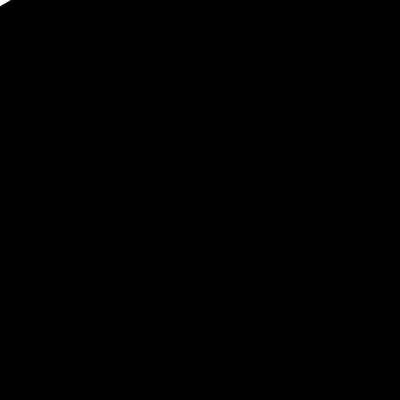
Frame 1 (no input)
Frame 60 (the mouse pressed at the canvas centre just before this capture): identical to frame 1, image omitted
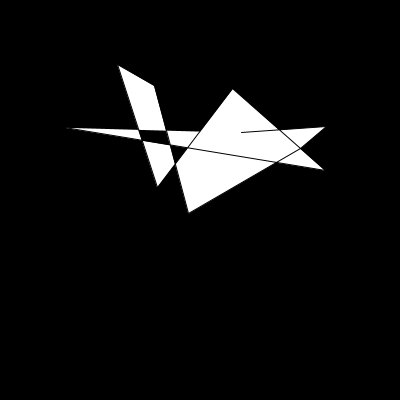
Frame 120 (the mouse held since frame 60 and released just before this capture)

The Processing sketch that drew these frames (run headless with seeded random() and noise(); from frame 60 on, the mouse is pressed at the canvas centre):

// Processing sketch: motion_1D_a_forme_build_display
// ── motion_1D_a_forme_build_display.pde
void setup() {
  size(400,400) ;
  background(0);
  fill(255);
  forme_build();
}


void draw() {
  background(0) ;
  Vec2 pos_forme = Vec2(mouseX,mouseY) ;
  int radius = 140 ;
  forme_display(pos_forme, radius);
}  
// ── Z_Vec.pde
// CLASS VEC 1.1.0
///////////////////
/**
inspireted by GLSL code and PVector from Daniel Shiffman
https://github.com/StanLepunK/Vec
*/


/**
// VEC 2
////////////////
*/
class Vec2 {
  float ref_x, ref_y = 0 ;
  float x,y = 0;
  float s,t = 0;
  float u,v = 0;
  
  Vec2() {}
  
  Vec2(float value) {
    this.ref_x = this.ref_y = this.x = this.y = this.s = this.t = this.u = this.v = value ;
  }
  
  Vec2(float x, float y) {
    this.ref_x = this.x = this.s = this.u = x ;
    this.ref_y = this.y = this.t = this.v = y ;
  }
  
  // random generator for the Vec
  Vec2(String key_random, int r1) {
    if(key_random.equals("RANDOM")) {
    this.ref_x = this.x = this.s = this.u = random(-r1,r1) ;
    this.ref_y = this.y = this.t = this.v = random(-r1,r1) ;
    } else if(key_random.equals("RANDOM ZERO")) {
    this.ref_x = this.x = this.s = this.u = random(0,r1) ;
    this.ref_y = this.y = this.t = this.v = random(0,r1) ;
    } else {
      this.ref_x = this.ref_y = this.x = this.y = this.s = this.t = this.u = this.v = 0 ;
      println("the key word for the random is not available use the String 'RANDOM' or 'RANDOM ZERO' ") ;
    }
  }
  
  Vec2(String key_random, int r1, int r2) {
    if(key_random.equals("RANDOM")) {
    this.ref_x = this.x = this.s = this.u = random(-r1,r1) ;
    this.ref_y = this.y = this.t = this.v = random(-r2,r2) ;
    } else if(key_random.equals("RANDOM ZERO")) {
    this.ref_x = this.x = this.s = this.u = random(0,r1) ;
    this.ref_y = this.y = this.t = this.v = random(0,r2) ;
    } else {
      this.ref_x = this.ref_y = this.x = this.y = this.s = this.t = this.u = this.v = 0 ;
      println("the key word for the random is not available use the String 'RANDOM' or 'RANDOM ZERO' ") ;
    }
  }

  // Set Vector
   /**
   * Sets components of the vector using two or three separate
   * variables, the data from a Vec, or the values from a float array.
   */
  public Vec2 set(float x, float y) {
    this.x = x ;
    this.s = x ;
    this.u = x ;

    this.y = y ;
    this.t = y ;
    this.v = y ;
    return this;
  }


  /**
   * @param v any variable of type Vec
   */
  public Vec2 set(Vec2 value) {
    x = value.x ;
    s = value.x ;
    u = value.x ;

    y = value.y ;
    t = value.y ;
    v = value.y ;
    return this;
  }


  /**
   * Set the x, y (and maybe z) coordinates using a float[] array as the source.
   * @param source array to copy from
   */
  public Vec2 set(float[] source) {
    x = source[0];
    s = source[0];
    u = source[0];

    y = source[1];
    t = source[1];
    v = source[1];
    return this;
  }

  
  
  
  
  
  
  
  
  
  // multiplication
  /* multiply Vector by a same float value */
  Vec2 mult(float mult) {
    x *= mult ; 
    y *= mult ;

    set(x,y) ;
    return new Vec2(x,y);
  }
  
  /* multiply Vector by different float value */
  Vec2 mult(float mult_x, float mult_y) {
    x *= mult_x ; 
    y *= mult_y ;

    set(x,y) ;
    return new Vec2(x,y);
  }
  
  // mult by vector
  Vec2 mult(Vec2 v_a) {
    x *= v_a.x ; 
    y *= v_a.y ; 

    set(x,y) ;
    return new Vec2(x,y);
  }
  
  
    // division
  ///////////
  /*
  divide Vector by a float value */
  Vec2 div(float div) {
    x /= div ; y /= div ; 
    
    set(x,y) ;
    return new Vec2(x,y);
    
  }
  
  // divide by vector
  Vec2 div(Vec2 v_a) {
    x /= v_a.x ; y /= v_a.y ;  
    
    set(x,y) ;
    return new Vec2(x,y);
  }
  
  
  /* Addition
  @return Vec2
  */
  /* add float value */
  Vec2 add(float value) {
    x += value ;
    y += value ;
    
    set(x,y) ;
    return new Vec2(x,y);
  }

  Vec2 add(float value_a, float value_b) {
    x += value_a ;
    y += value_b ;
    
    set(x,y) ;
    return new Vec2(x,y);
  }
  /* add Vector */
  Vec2 add(Vec2 v_a) {
    x += v_a.x ;
    y += v_a.y ;
    
    set(x,y) ;
    return new Vec2(x,y);
  }
  /* add two Vector together */
  Vec2 add(Vec2 v_a, Vec2 v_b) {
    x = v_a.x + v_b.x ;
    y = v_a.y + v_b.y ;
    
    set(x,y) ;
    return new Vec2(x,y);
  }


  // substraction
    /* add float value */
  Vec2 sub(float value) {
    x -= value ;
    y -= value ;
    
    set(x,y) ;
    return new Vec2(x,y);
  }
  Vec2 sub(float value_a,float value_b) {
    x -= value_a ;
    y -= value_b ;
    
    set(x,y) ;
    return new Vec2(x,y);
  }
  /* add one Vector */
  Vec2 sub(Vec2 v_a) {
    x -= v_a.x ;
    y -= v_a.y ;
    
    set(x,y) ;
    return new Vec2(x,y);
  }
  
  /* add two Vector together */
  Vec2 sub(Vec2 v_a, Vec2 v_b) {
    x = v_a.x - v_b.x ;
    y = v_a.y - v_b.y ;
    
    set(x,y) ;
    return new Vec2(x,y);
  }


    // dot
  public float dot(Vec2 v) {
    return x*v.x + y*v.y;
  }
  public float dot(float x, float y) {
    return this.x*x + this.y*y ;
  }

  
  
  //direction of vector
  //return mapping vector
  // @return Vec2
  Vec2 dir() {
    return dir(Vec2(0)) ;
  }
  Vec2 dir(float a_x, float a_y) {
    return dir(Vec2(a_x,a_y)) ;
  }
  Vec2 dir(Vec2 origin) {
    float dist = dist(origin) ;
    sub(origin) ;
    div(dist) ;

    set(x,y) ;
    return new Vec2(x,y);
  }


  // tangent Vector
  Vec2 tan() {
    return tan(Vec2(x,y)) ;
  }
  Vec2 tan(float a_x, float a_y) {
    return tan(Vec2(a_x,a_y)) ;
  }

  Vec2 tan(Vec2 target) {
    float mag = mag() ;
    target.div(mag) ;
    x = -target.y ;
    y = target.x ;

    set(x,y) ;
    return new Vec2(x,y) ;
  }
  


    // find the min and the max value in the vector list
  // @ float
  float max_vec() {
    float [] list = { x, y} ;
    return max(list) ;
  }
  float min_vec() {
    float [] list = { x, y} ;
    return min(list) ;
  }
  /* normalize
  return mapping vector
  @return Vec2
  */
  Vec2 normalize(Vec2 min, Vec2 max) {
    x = map(x, min.x, max.x, 0, 1) ;
    y = map(y, min.y, max.y, 0, 1) ;
    
    set(x,y) ;
    return new Vec2(x,y) ;
  }
  
  Vec2 normalize(Vec2 max) {
    x = map(x, 0, max.x, 0, 1) ;
    y = map(y, 0, max.y, 0, 1) ;
    
    set(x,y) ;
    return new Vec2(x,y) ;
  }
  /* mapping
  return mapping vector
  @return Vec2
  */
  Vec2 mapVec(float minIn, float maxIn, float minOut, float maxOut) {
    x = map(x,minIn, maxIn, minOut, maxOut) ;
    y = map(y,minIn, maxIn, minOut, maxOut) ;
    
    set(x,y) ;
    return new Vec2(x,y) ;
  }
  
  /* magnitude or length of Vec2
  @ return float
  */
  /////////////////////
  float mag() {
    x *= x ;
    y *= y ; 
    return sqrt(x+y) ;
  }

  float mag(Vec2 v_target) {
    float new_x = (v_target.x -x) *(v_target.x -x) ;
    float new_y = (v_target.y -y) *(v_target.y -y) ;
    return sqrt(new_x +new_y) ;
  }
  
  
  // Distance
  ////////////
  /*
  @ return float
  distance between himself and an other vector
  */
  float dist(Vec2 v_target) {
    float dx = x - v_target.x;
    float dy = y - v_target.y;
    return (float) Math.sqrt(dx*dx + dy*dy);
  }
  
  
  // Jitter
  ////////////
  /* create jitter effect around the vector position */
  /* with global range */
  Vec2 jitter(int range) {
    x = ref_x ;
    y = ref_y ;
    x += random(-range, range) ;
    y += random(-range, range) ;
    
    set(x,y) ;
    return new Vec2(x,y) ;
  }
  /* with specific range */
  Vec2 jitter(int range_x,int range_y) {
    x = ref_x ;
    y = ref_y ;
    x += random(-range_x, range_x) ;
    y += random(-range_y, range_y) ;
    
    set(x,y) ;
    return new Vec2(x,y) ;
  }
  
  
  // Circular motion
  //////////////////
  /* create a circular motion effect */
  Vec2 circular(int diam, int speed) {
    /* may be change by 
    float new_speed = speed *.01 ;
    */
    float new_speed = speed /100. ; 
    x = ref_x ;
    y = ref_y ;
    float m_x = sin(frameCount *new_speed) ;
    float m_y = cos(frameCount *new_speed) ;
    m_x *= diam ;
    m_y *= diam ;
    
    return new Vec2(x +m_x, y +m_y) ;
  }
  
  // compare
  boolean compare(Vec2 target) {
    if(target != null ) {
      if((x == target.x) && (y == target.y)) {
              return true ; 
      } else return false ;
    } else return false ;
  }
    boolean compare(float target) {
    if((x == target) && (y == target)) 
    return true ; 
    else return false ;
  }
  
  boolean compare(float t_x,float t_y) {
    if((x == t_x) && (y == t_y)) 
    return true ; 
    else return false ;
  }
  
  
  
  /*catch info
  /////////////
  return all the component of Vec
  @return Vec2
  */
  Vec2 copy() {
    return new Vec2(x,y) ;
  }
  /*
  return all the component of Vec in type PVector
  @return PVector
  */
  PVector copy_PVector() {
    return new PVector(x,y) ;
  }


  // print info
  @ Override String toString() {
    return "[ " + x + ", " + y + " ]";
  }
}
// END VEC 2
////////////






/**
// VEC 3
////////////////
*/
class Vec3 {
  float ref_x, ref_y, ref_z = 0 ;
  float x,y,z  = 0 ;
  float r, g, b = 0 ;
  float s, t, p = 0 ;
  
  
  
  
  // CONSTRUCTOR
  Vec3() {}
  
  Vec3(float value) {
    this.ref_x = this.ref_y = this.ref_z = this.x = this.y = this.z  = this.r = this.g = this.b =this.s = this.t = this.p = value ;
  }
  
  Vec3(float x, float y, float z) {
    this.ref_x = this.x = this.r =this.s = x ;
    this.ref_y = this.y = this.g =this.t = y ;
    this.ref_z = this.z = this.b = this.p =z ;
  }
  
  
  // random generator for the Vec
  Vec3(String key_random, int r1) {
    if(key_random.equals("RANDOM")) {
    this.ref_x = this.x = this.r =this.s = random(-r1,r1) ;
    this.ref_y = this.y = this.g =this.t = random(-r1,r1) ;
    this.ref_z = this.z = this.b = this.p = random(-r1,r1) ;
    } else if(key_random.equals("RANDOM ZERO")) {
    this.ref_x = this.x = this.r =this.s = random(0,r1) ;
    this.ref_y = this.y = this.g =this.t = random(0,r1) ;
    this.ref_z = this.z = this.b = this.p = random(0,r1) ;
    } else {
      this.ref_x = this.ref_y = this.ref_z = this.x = this.y = this.z  = this.r = this.g = this.b =this.s = this.t = this.p = 0 ;
      println("the key word for the random is not available use the String 'RANDOM' or 'RANDOM ZERO' ") ;
    }
  }
  
  Vec3(String key_random, int r1, int r2, int r3) {
    if(key_random.equals("RANDOM")) {
    this.ref_x = this.x = this.r =this.s = random(-r1,r1) ;
    this.ref_y = this.y = this.g =this.t = random(-r2,r2) ;
    this.ref_z = this.z = this.b = this.p = random(-r3,r3) ;
    } else {
      this.ref_x = this.ref_y = this.ref_z = this.x = this.y = this.z  = this.r = this.g = this.b =this.s = this.t = this.p = 0 ;
      println("the key word for the random is not available use the String 'RANDOM' or 'RANDOM ZERO' ") ;
    }
  }



    // Set Vector
   /**
   * Sets components of the vector using two or three separate
   * variables, the data from a Vec, or the values from a float array.
   */
  public Vec3 set(float x, float y, float z) {
    this.x = x ;
    r = x ;
    s = x ;
    this.y = y;
    g = y;
    t = y ;
    this.z = z;
    b = z;
    p = z ;
    return this;
  }


  /**
   * @param v any variable of type Vec
   */
  public Vec3 set(Vec3 value) {
    x = value.x ;
    r = value.x ;
    s = value.x ;

    y = value.y ;
    g = value.y ;
    t = value.y ;

    z = value.z ;
    b = value.z ;
    p = value.z ;
    return this;
  }


  /**
   * Set the x, y (and maybe z) coordinates using a float[] array as the source.
   * @param source array to copy from
   */
  public Vec3 set(float[] source) {
    x = source[0] ;
    r = source[0] ;
    s = source[0] ;

    y = source[1] ;
    g = source[1] ;
    t = source[1] ;

    z = source[2] ;
    b = source[2] ;
    p = source[2] ;
    return this;
  }
  
  
  
  
  
  
  
  
  
  
  
  // METHOD
  //////////////////////
  // multiplication
  /* multiply Vector by a same float value */
  Vec3 mult(float mult) {
    x *= mult ; y *= mult ; z *= mult ;
    
    set(x,y,z) ;
    return new Vec3(x,y,z) ;
  }
  
  /* multiply Vector by a different float value */
  Vec3 mult(float mult_x, float mult_y, float mult_z) {
    x *= mult_x ; y *= mult_y ; z *= mult_z ;
    
    set(x,y,z) ;
    return new Vec3(x,y,z) ;
  }
  
  // mult by vector
  Vec3 mult(Vec3 v_a) {
    x *= v_a.x ; y *= v_a.y ; z *= v_a.z ; 
    
    set(x,y,z) ;
    return new Vec3(x,y,z) ;
  }
  
  
  
  // division
  ///////////
  /*
  @ return Vec
  divide Vector by a float value */
  Vec3 div(float div) {
    x /= div ; y /= div ; z /= div ;
    
    set(x,y,z) ;
    return new Vec3(x,y,z) ;
  }
  
  // divide by vector
  Vec3 div(Vec3 v_a) {
    x /= v_a.x ; y /= v_a.y ; z /= v_a.z ; 
    
    set(x,y,z) ;
    return new Vec3(x,y,z) ;
  }
  
  
  
  // addition
    /* add float value */
  Vec3 add(float value) {
    x += value ;
    y += value ;
    z += value ;
    
    set(x,y,z) ;
    return new Vec3(x,y,z) ;
  }
  Vec3 add(float value_a,float value_b,float value_c) {
    x += value_a ;
    y += value_b ;
    z += value_c ;
    
    set(x,y,z) ;
    return new Vec3(x,y,z) ;
  }
  /* add one Vector */
  Vec3 add(Vec3 v_a) {
    x += v_a.x ;
    y += v_a.y ;
    z += v_a.z ;
    
    set(x,y,z) ;
    return new Vec3(x,y,z) ;
  }
  
  /* add two Vector together */
  Vec3 add(Vec3 v_a, Vec3 v_b) {
    x = v_a.x + v_b.x ;
    y = v_a.y + v_b.y ;
    z = v_a.z + v_b.z ;

    set(x,y,z) ;
    return new Vec3(x,y,z) ;
  }



  // substraction
    /* add float value */
  Vec3 sub(float value) {
    x -= value ;
    y -= value ;
    z -= value ;
    
    set(x,y,z) ;
    return new Vec3(x,y,z) ;
  }
  Vec3 sub(float value_a,float value_b,float value_c) {
    x -= value_a ;
    y -= value_b ;
    z -= value_c ;

    set(x,y,z) ;
    return new Vec3(x,y,z) ;
  }
  /* add one Vector */
  Vec3 sub(Vec3 v_a) {
    x -= v_a.x ;
    y -= v_a.y ;
    z -= v_a.z ;

    set(x,y,z) ;
    return new Vec3(x,y,z) ;
  }
  
  /* add two Vector together */
  Vec3 sub(Vec3 v_a, Vec3 v_b) {
    x = v_a.x - v_b.x ;
    y = v_a.y - v_b.y ;
    z = v_a.z - v_b.z ;

    set(x,y,z) ;
    return new Vec3(x,y,z) ;
  }


  // dot
  public float dot(Vec3 v) {
    return x*v.x + y*v.y + z*v.z;
  }
  public float dot(float x, float y, float z) {
    return this.x*x + this.y*y + this.z*z;
  }

  // CROSS
  /////////
  Vec3 cross(Vec3 v) {
    return cross(v, null);
  }
  Vec3 cross(float x, float y, float z) {
    Vec3 v = Vec3(x,y,z) ;
    return cross(v, null);
  }

  Vec3 cross(Vec3 v, Vec3 target) {
    float crossX = y*v.z - v.y*z;
    float crossY = z*v.x - v.z*x;
    float crossZ = x*v.y - v.x*y;

    if (target == null) {
      target = Vec3(crossX, crossY, crossZ);
    } else {
      target.set(crossX, crossY, crossZ);
    }
    return target;
  }
  


  // direction cartesian
  Vec3 dir() {
    return dir(Vec3(0)) ;
  }
  Vec3 dir(float a_x, float a_y, float a_z) {
    return dir(Vec3(a_x,a_y,a_z)) ;
  }
  Vec3 dir(Vec3 origin) {
    float dist = dist(origin) ;
    sub(origin) ;
    div(dist) ;

    set(x,y,z) ;
    return new Vec3(x,y,z) ;
  }
  
  

  // tangent Vector
  // to find the tangent you need to associate an other vector of your dir vector to create a reference plane.
  Vec3 tan(float float_to_make_plane_ref_x, float float_to_make_plane_ref_y, float float_to_make_plane_ref_z) {
    return tan(Vec3(float_to_make_plane_ref_x, float_to_make_plane_ref_y, float_to_make_plane_ref_z)) ;
  }

  Vec3 tan(Vec3 vector_to_make_plane_ref) {
    Vec3 tangent = cross(vector_to_make_plane_ref) ;
    return tangent ;
  }
  


  // find the min and the max value in the vector list
  // @ float
  float max_vec() {
    float [] list = { x, y, z } ;
    return max(list) ;
  }
  float min_vec() {
    float [] list = { x, y, z } ;
    return min(list) ;
  }






  /*
  normalization
  return mapping vector
  @return Vec3
  */
  Vec3 normalize(Vec3 min, Vec3 max) {
    x = map(x, min.x, max.x, 0, 1) ;
    y = map(y, min.y, max.y, 0, 1) ;
    z = map(z, min.z, max.z, 0, 1) ;
    
    set(x,y,z) ;
    return new Vec3(x,y,z) ;
  }
  
  Vec3 normalize(Vec3 max) {
    x = map(x, 0, max.x, 0, 1) ;
    y = map(y, 0, max.y, 0, 1) ;
    z = map(z, 0, max.z, 0, 1) ;

    set(x,y,z) ;
    return new Vec3(x,y,z) ;
  }
  /*
  mapping
  return mapping vector
  @return Vec3
  */
  Vec3 mapVec(float minIn, float maxIn, float minOut, float maxOut) {
    x = map(x, minIn, maxIn, minOut, maxOut) ;
    y = map(y, minIn, maxIn, minOut, maxOut) ;
    z = map(z, minIn, maxIn, minOut, maxOut) ;

    set(x,y,z) ;
    return new Vec3(x,y,z) ;
  }
  
  
  
  // Magnitude
  ////////////
  /* Magnitude or length of Vec3
  @ return float
  */
  /////////////////////
  float mag() {
    x *= x ;
    y *= y ; 
    z *= z ;
    return sqrt(x+y+z) ;
  }

  float mag(Vec3 v_target) {
    float new_x = (v_target.x -x) *(v_target.x -x) ;
    float new_y = (v_target.y -y) *(v_target.y -y) ;
    float new_z = (v_target.z -z) *(v_target.z -z) ;
    return sqrt(new_x +new_y +new_z) ;
  }
  
  // Distance
  ////////////
  /*
  @ return float
  distance himself and an other vector
  */
  float dist(Vec3 v_target) {
    float dx = x - v_target.x;
    float dy = y - v_target.y;
    float dz = z - v_target.z;
    return (float) Math.sqrt(dx*dx + dy*dy + dz*dz);
  }
  
  // Jitter
  ////////////
  /* create jitter effect around the vector position */
  /* with global range */
  Vec3 jitter(int range) {
    x = ref_x ;
    y = ref_y ;
    z = ref_z ;
    x += random(-range, range) ;
    y += random(-range, range) ;
    z += random(-range, range) ;

    set(x,y,z) ;
    return new Vec3(x,y,z) ;
  }
  /* with specific range */
  Vec3 jitter(int range_x,int range_y,int range_z) {
    x = ref_x ;
    y = ref_y ;
    z = ref_z ;
    x += random(-range_x, range_x) ;
    y += random(-range_y, range_y) ;
    z += random(-range_z, range_z) ;

    set(x,y,z) ;
    return new Vec3(x,y,z) ;
  }
  
  
  // compare
  boolean compare(Vec3 target) {
    if(target != null ) {
      if((x == target.x) && (y == target.y) && (z == target.z)) {
              return true ; 
      } else return false ;
    } else return false ;
  }
  
  boolean compare(float target) {
    if((x == target) && (y == target) && (z == target)) 
    return true ; 
    else return false ;
  }
  
  boolean compare(float t_x,float t_y,float t_z) {
    if((x == t_x) && (y == t_y) && (z == t_z)) 
    return true ; 
    else return false ;
  }
  


  
  
  // catch info
  /////////////
  /*
  return all the component of Vec
  @return Vec3
  */
  Vec3 copy() {
    return new Vec3(x,y,z) ;
  }
  /*
  return all the component of Vec in type PVector
  @return PVector
  */
  PVector copy_PVector() {
    return new PVector(x,y,z) ;
  }

  // print info
  @ Override String toString() {
    return "[ " + x + ", " + y + ", " + z + " ]";
  }
  
  
}
// END VEC 3
////////////





/**
// VEC 4
////////
*/
class Vec4 {
  float ref_x, ref_y, ref_z, ref_w = 0 ;
  float x,y,z,w = 0 ;
  float r, g, b, a = 0 ;
  float s, t, p, q = 0 ;
  
  Vec4 () {}
  
  Vec4(float value) {
    this.ref_x = this.ref_y = this.ref_z = this.ref_w = this.x = this.y = this.z = this.w = this.r = this.g = this.b = this.a =this.s = this.t = this.p = this.q = value ;
  }
  
  Vec4(float x, float y, float z, float w) {
    this.ref_x = this.x = this.r = this.s = x ;
    this.ref_y = this.y = this.g = this.t =y ;
    this.ref_z = this.z = this.b = this.p =z ;
    this.ref_w = this.w = this.a = this.q = w ;
  }
  
  // random generator for the Vec
  Vec4(String key_random, int r1) {
    if(key_random.equals("RANDOM")) {
    this.ref_x = this.x = this.r =this.s = random(-r1,r1) ;
    this.ref_y = this.y = this.g =this.t = random(-r1,r1) ;
    this.ref_z = this.z = this.b = this.p = random(-r1,r1) ;
    this.ref_w = this.w = this.a = this.q = random(-r1,r1) ;
    } else if(key_random.equals("RANDOM ZERO")) {
    this.ref_x = this.x = this.r =this.s = random(0,r1) ;
    this.ref_y = this.y = this.g =this.t = random(0,r1) ;
    this.ref_z = this.z = this.b = this.p = random(0,r1) ;
    this.ref_w = this.w = this.a = this.q = random(0,r1) ;
    } else {
      this.ref_x = this.ref_y = this.ref_z = this.ref_w = this.x = this.y = this.z = this.w = this.r = this.g = this.b = this.a =this.s = this.t = this.p = this.q = 0 ;
      println("the key word for the random is not available use the String 'RANDOM' or 'RANDOM ZERO' ") ;
    }
  }
  
  Vec4(String key_random, int r1, int r2, int r3, int r4) {
    if(key_random.equals("RANDOM")) {
    this.ref_x = this.x = this.r =this.s = random(-r1,r1) ;
    this.ref_y = this.y = this.g =this.t = random(-r2,r2) ;
    this.ref_z = this.z = this.b = this.p = random(-r3,r3) ;
    this.ref_w = this.w = this.a = this.q = random(-r4,r4) ;
    } else if(key_random.equals("RANDOM")) {
    this.ref_x = this.x = this.r =this.s = random(0,r1) ;
    this.ref_y = this.y = this.g =this.t = random(0,r2) ;
    this.ref_z = this.z = this.b = this.p = random(0,r3) ;
    this.ref_w = this.w = this.a = this.q = random(0,r4) ;
    } else {
      this.ref_x = this.ref_y = this.ref_z = this.ref_w = this.x = this.y = this.z = this.w = this.r = this.g = this.b = this.a =this.s = this.t = this.p = this.q = 0 ;
      println("the key word for the random is not available use the String 'RANDOM' or 'RANDOM ZERO' ") ;
    }
  }
  
  // Set Vector
   /**
   * Sets components of the vector using two or three separate
   * variables, the data from a Vec, or the values from a float array.
   */
  public Vec4 set(float x, float y, float z, float w) {
    this.x = x ;
    r = x ;
    s = x ;
    this.y = y;
    g = y;
    t = y ;
    this.z = z;
    b = z;
    p = z ;
    this.w = w;
    a = w ;
    q = w ;
    return this;
  }


  /**
   * @param v any variable of type Vec
   */
  public Vec4 set(Vec4 value) {
    x = value.x ;
    r = value.x ;
    s = value.x ;

    y = value.y ;
    g = value.y ;
    t = value.y ;

    z = value.z ;
    b = value.z ;
    p = value.z ;

    w = value.w ;
    a = value.w ;
    q = value.w ;
    return this;
  }


  /**
   * Set the x, y (and maybe z) coordinates using a float[] array as the source.
   * @param source array to copy from
   */
  public Vec4 set(float[] source) {
    x = source[0] ;
    r = source[0] ;
    s = source[0] ;

    y = source[1] ;
    g = source[1] ;
    t = source[1] ;

    z = source[2] ;
    b = source[2] ;
    p = source[2] ;

    w = source[3] ;
    a = source[3] ;
    q = source[3] ;
    return this;
  }
  
  
  
  
  
  // METHOD
  
  // multiplication
  // mult by a same float
  Vec4 mult(float mult) {
    x *= mult ; y *= mult ; z *= mult ; w *= mult ;

    set(x,y,z,w) ;
    return new Vec4(x,y,z,w) ;
  }
  
    // mult by a different float
  Vec4 mult(float mult_x, float mult_y, float mult_z, float mult_w) {
    x *= mult_x ; y *= mult_y ; z *= mult_z ; w *= mult_w ;

    set(x,y,z,w) ;
    return new Vec4(x,y,z,w) ;
  }
  
  // mult by vector
  Vec4 mult(Vec4 v_a) {
    x *= v_a.x ; y *= v_a.y ; z *= v_a.z ; w *= v_a.w ;

    set(x,y,z,w) ;
    return new Vec4(x,y,z,w) ;
  }
  
  
    // division
  ///////////
  /*
  @ return Vec
  divide Vector by a float value */
  Vec4 div(float div) {
    x /= div ; y /= div ; z /= div ; w /= div ;
    
    set(x,y,z,w) ;
    return new Vec4(x,y,z,w) ;
  }
  
  // divide by vector
  Vec4 div(Vec4 v_a) {
    x /= v_a.x ; y /= v_a.y ; z /= v_a.z ; w /= v_a.w ;
    
    set(x,y,z,w) ;
    return new Vec4(x,y,z,w) ;
  }
  
  
  // addition
    /* add float value */
  Vec4 add(float value) {
    x += value ;
    y += value ;
    z += value ;
    w += value ;
    
    set(x,y,z,w) ;
    return new Vec4(x,y,z,w) ;
  }
  Vec4 add(float value_a,float value_b,float value_c,float value_d) {
    x += value_a ;
    y += value_b ;
    z += value_c ;
    w += value_d ;
    
    set(x,y,z,w) ;
    return new Vec4(x,y,z,w) ;
  }
  /* add vec */
  Vec4 add(Vec4 v_a) {
    x += v_a.x ;
    y += v_a.y ;
    z += v_a.z ;
    w += v_a.w ;
    
    set(x,y,z,w) ;
    return new Vec4(x,y,z,w)  ;
  }
  /* add two Vector together */
  Vec4 add(Vec4 v_a, Vec4 v_b) {
    x = v_a.x + v_b.x ;
    y = v_a.y + v_b.y ;
    z = v_a.z + v_b.z ;
    w = v_a.w + v_b.w ;
    
    set(x,y,z,w) ;
    return new Vec4(x,y,z,w) ;
  }

    // substraction
    /* add float value */
  Vec4 sub(float value) {
    x -= value ;
    y -= value ;
    z -= value ;
    w -= value ;
    
    set(x,y,z,w) ;
    return new Vec4(x,y,z,w) ;
  }
  Vec4 sub(float value_a,float value_b,float value_c, float value_d) {
    x -= value_a ;
    y -= value_b ;
    z -= value_c ;
    w -= value_d ;
    
    set(x,y,z,w) ;
    return new Vec4(x,y,z,w) ;
  }
  /* add one Vector */
  Vec4 sub(Vec4 v_a) {
    x -= v_a.x ;
    y -= v_a.y ;
    z -= v_a.z ;
    w -= v_a.w ;
    
    set(x,y,z,w) ;
    return new Vec4(x,y,z,w) ;
  }
  
  /* add two Vector together */
  Vec4 sub(Vec4 v_a, Vec4 v_b) {
    x = v_a.x - v_b.x ;
    y = v_a.y - v_b.y ;
    z = v_a.z - v_b.z ;
    w = v_a.w - v_b.w ;
    
    set(x,y,z,w) ;
    return new Vec4(x,y,z,w) ;
  }

    // dot
  public float dot(Vec4 v) {
    return x*v.x + y*v.y + z*v.z + w*this.w;
  }
  public float dot(float x, float y, float z, float w) {
    return this.x*x + this.y*y + this.z*z + this.w*w;
  }



    // return cartesian direction
  Vec4 dir() {
    return dir(Vec4(0)) ;
  }
  Vec4 dir(float a_x, float a_y, float a_z, float a_w) {
    return dir(Vec4(a_x,a_y,a_z,a_w)) ;
  }
  Vec4 dir(Vec4 origin) {
    float dist = dist(origin) ;
    sub(origin) ;
    div(dist) ;

    
    set(x,y,z,w) ;
    return new Vec4(x,y,z,w) ;
  }
  
  
    // find the min and the max value in the vector list
  // @ float
  float max_vec() {
    float [] list = { x, y, z, w } ;
    return max(list) ;
  }
  float min_vec() {
    float [] list = { x, y, z,w } ;
    return min(list) ;
  }
  /*
  normalization
  return mapping vector
  @return Vec3
  */
  Vec4 normalize(Vec4 min, Vec4 max) {
    x = map(x, min.x, max.x, 0, 1) ;
    y = map(y, min.y, max.y, 0, 1) ;
    z = map(z, min.z, max.z, 0, 1) ;
    w = map(w, min.w, max.w, 0, 1) ;
    
    set(x,y,z,w) ;
    return new Vec4(x,y,z,w) ;
  }
  
  Vec4 normalize(Vec4 max) {
    x = map(x, 0, max.x, 0, 1) ;
    y = map(y, 0, max.y, 0, 1) ;
    z = map(z, 0, max.z, 0, 1) ;
    w = map(w, 0, max.w, 0, 1) ;
    
    set(x,y,z,w) ;
    return new Vec4(x,y,z,w) ;
  }
  /* mapping
  return mapping vector
  @return Vec4
  */
  Vec4 mapVec(float minIn, float maxIn, float minOut, float maxOut) {
    x = map(x, minIn, maxIn, minOut, maxOut) ;
    y = map(y, minIn, maxIn, minOut, maxOut) ;
    z = map(z, minIn, maxIn, minOut, maxOut) ;
    w = map(w, minIn, maxIn, minOut, maxOut) ;
    
    set(x,y,z,w) ;
    return new Vec4(x,y,z,w) ;
  }
  
  // magnitude or length
  /////////////////////
  float mag() {
    x *= x ;
    y *= y ; 
    z *= z ;
    w *= w ;  ;
    return sqrt(x+y+z+w) ;
  }

  float mag(Vec4 v_target) {
    float new_x = (v_target.x -x) *(v_target.x -x) ;
    float new_y = (v_target.y -y) *(v_target.y -y) ;
    float new_z = (v_target.z -z) *(v_target.z -z) ;
    float new_w = (v_target.w -w) *(v_target.w -w) ;
    return sqrt(new_x +new_y +new_z +new_w) ;
  }
  
  // Distance
  ////////////
  // distance himself and an other vector
  float dist(Vec4 v_target) {
    float dx = x - v_target.x;
    float dy = y - v_target.y;
    float dz = z - v_target.z;
    float dw = w - v_target.w;
    return (float) Math.sqrt(dx*dx + dy*dy + dz*dz + dw*dw);
  }
  
  
    // Jitter
  ////////////
  /* create jitter effect around the vector position */
  /* with global range */
  Vec4 jitter(int range) {
    x = ref_x ;
    y = ref_y ;
    z = ref_z ;
    w = ref_w ;
    x += random(-range, range) ;
    y += random(-range, range) ;
    z += random(-range, range) ;
    w += random(-range, range) ;
    
    set(x,y,z,w) ;
    return new Vec4(x,y,z,w) ;
  }
  /* with specific range */
  Vec4 jitter(int range_x,int range_y,int range_z,int range_w) {
    x = ref_x ;
    y = ref_y ;
    z = ref_z ;
    w = ref_w ;
    x += random(-range_x, range_x) ;
    y += random(-range_y, range_y) ;
    z += random(-range_z, range_z) ;
    w += random(-range_z, range_z) ;
    
    set(x,y,z,w) ;
    return new Vec4(x,y,z,w) ;
  }
  
   
  // compare
  boolean compare(Vec4 target) {
    if(target != null ) {
      if((x == target.x) && (y == target.y) && (z == target.z) && (w == target.w)) {
              return true ; 
      } else return false ;
    } else return false ;
  }
  boolean compare(float target) {
    if((x == target) && (y == target) && (z == target) && (w == target)) 
    return true ; 
    else return false ;
  }
  
  boolean compare(float t_x,float t_y,float t_z,float t_w) {
    if((x == t_x) && (y == t_y) && (z == t_z)&& (w == t_w)) 
    return true ; 
    else return false ;
  }
  
  // catch info
  /////////////
  Vec4 copy() {
    return new Vec4(x,y,z,w) ;
  }

    // print info
  @ Override String toString() {
    return "[ " + x + ", " + y + ", " + z + ", " + w + " ]";
  }
}
// END VEC 4
////////////


/**
// CLASS Vec5
/////////////
*/
class Vec5 {
  float a,b,c,d,e = 0 ;

  
  Vec5 () {}
  
  Vec5(float value) {
    this.a = this.b = this.c = this.d = this.e = value ;
  }
  
  Vec5(float a, float b, float c, float d, float e) {
    this.a = a ;
    this.b = b ;
    this.c = c ;
    this.d = d ;
    this.e = e ;
  }
  
  
  
  
  // random generator for the Vec
  Vec5(String key_random, int r1) {
    if(key_random.equals("RANDOM")) {
    this.a = random(-r1,r1) ;
    this.b = random(-r1,r1) ;
    this.c = random(-r1,r1) ;
    this.d = random(-r1,r1) ;
    this.e = random(-r1,r1) ;
    } else if(key_random.equals("RANDOM ZERO")) {
    this.a = random(0,r1) ;
    this.b = random(0,r1) ;
    this.c = random(0,r1) ;
    this.d = random(0,r1) ;
    this.e = random(0,r1) ;
    } else {
      this.a = this.b = this.c = this.d = this.e = 0 ;
      println("the key word for the random is not available use the String 'RANDOM' or 'RANDOM ZERO' ") ;
    }
  }
  
  Vec5(String key_random, int r1, int r2, int r3, int r4, int r5) {
    if(key_random.equals("RANDOM")) {
    this.a = random(-r1,r1) ;
    this.b = random(-r2,r2) ;
    this.c = random(-r3,r3) ;
    this.d = random(-r4,r4) ;
    this.e = random(-r5,r5) ;
    } else if(key_random.equals("RANDOM ZERO")) {
    this.a = random(0,r1) ;
    this.b = random(0,r2) ;
    this.c = random(0,r3) ;
    this.d = random(0,r4) ;
    this.e = random(0,r5) ;
    } else {
      this.a = this.b = this.c = this.d = this.e = 0 ;
      println("the key word for the random is not available use the String 'RANDOM' or 'RANDOM ZERO' ") ;
    }
  }


   // Set Vector
   /**
   * Sets components of the vector using two or three separate
   * variables, the data from a Vec, or the values from a float array.
   */
  public Vec5 set(float a, float b, float c, float d, float e) {
    this.a = a ;
    this.b = b;
    this.c = c;
    this.d = d;
    this.e = e;
    return this;
  }


  /**
   * @param v any variable of type Vec
   */
  public Vec5 set(Vec5 value) {
    a = value.a ;
    b = value.b ;
    c = value.c ;
    d = value.d ;
    e = value.e ;
    return this;
  }


  /**
   * Set the x, y (and maybe z) coordinates using a float[] array as the source.
   * @param source array to copy from
   */
  public Vec5 set(float[] source) {
    a = source[0] ;
    b = source[1] ;
    c = source[2] ;
    d = source[3] ;
    e = source[4] ;
    return this;
  }
  
    // find the min and the max value in the vector list
  // @ float
  float max_vec() {
    float [] list = { a,b,c,d,e} ;
    return max(list) ;
  }
  float min_vec() {
    float [] list = {a,b,c,d,e} ;
    return min(list) ;
  }
  
  // catch info
  /////////////
  Vec5 copy() {
    return new Vec5(a,b,c,d,e) ;
  }
  
  // print info
  @ Override String toString() {
    return "[ " + a + ", " + b + ", " + c + ", " + d + ", " + e + " ]";
  }
}

// END VEC 5
////////////


/**
// CLASS Vec6
/////////////
*/
class Vec6 {
  float a,b,c,d,e,f = 0 ;

  
  Vec6 () {}
  
  Vec6(float value) {
    this.a = this.b = this.c = this.d = this.e = this.f = value ;
  }
  
  Vec6(float a, float b, float c, float d, float e, float f) {
    this.a = a ;
    this.b = b ;
    this.c = c ;
    this.d = d ;
    this.e = e ;
    this.f = f ;
  }
  
  
  Vec6(String key_random, int r1) {
    if(key_random.equals("RANDOM")) {
    this.a = random(-r1,r1) ;
    this.b = random(-r1,r1) ;
    this.c = random(-r1,r1) ;
    this.d = random(-r1,r1) ;
    this.e = random(-r1,r1) ;
    } else if(key_random.equals("RANDOM ZERO")) {
    this.a = random(0,r1) ;
    this.b = random(0,r1) ;
    this.c = random(0,r1) ;
    this.d = random(0,r1) ;
    this.e = random(0,r1) ;
    } else {
      this.a = this.b = this.c = this.d = this.e = this.f = 0 ;
      println("the key word for the random is not available use the String 'RANDOM' or 'RANDOM ZERO' ") ;
    }
  }
  
  Vec6(String key_random, int r1, int r2, int r3, int r4, int r5, int r6) {
    if(key_random.equals("RANDOM")) {
    this.a = random(-r1,r1) ;
    this.b = random(-r2,r2) ;
    this.c = random(-r3,r3) ;
    this.d = random(-r4,r4) ;
    this.e = random(-r5,r5) ;
    this.f = random(-r6,r6) ;
    } else if(key_random.equals("RANDOM")) {
    this.a = random(0,r1) ;
    this.b = random(0,r2) ;
    this.c = random(0,r3) ;
    this.d = random(0,r4) ;
    this.e = random(0,r5) ;
    this.f = random(0,r6) ;
    } else {
      this.a = this.b = this.c = this.d = this.e = this.f = 0 ;
      println("the key word for the random is not available use the String 'RANDOM' or 'RANDOM ZERO' ") ;
    }
  }

     // Set Vector
   /**
   * Sets components of the vector using two or three separate
   * variables, the data from a Vec, or the values from a float array.
   */
  public Vec6 set(float a, float b, float c, float d, float e, float f) {
    this.a = a ;
    this.b = b ;
    this.c = c ;
    this.d = d ;
    this.e = e ;
    this.f = f ;
    return this;
  }


  /**
   * @param v any variable of type Vec
   */
  public Vec6 set(Vec6 value) {
    a = value.a ;
    b = value.b ;
    c = value.c ;
    d = value.d ;
    e = value.e ;
    f = value.f ;
    return this;
  }


  /**
   * Set the x, y (and maybe z) coordinates using a float[] array as the source.
   * @param source array to copy from
   */
  public Vec6 set(float[] source) {
    a = source[0] ;
    b = source[1] ;
    c = source[2] ;
    d = source[3] ;
    e = source[4] ;
    f = source[5] ;
    return this;
  }



      // find the min and the max value in the vector list
  // @ float
  float max_vec() {
    float [] list = {a,b,c,d,e,f} ;
    return max(list) ;
  }
  float min_vec() {
    float [] list = {a,b,c,d,e,f} ;
    return min(list) ;
  }
  // catch info
  /////////////
  Vec6 copy() {
    return new Vec6(a,b,c,d,e,f) ;
  }

    // print info
  @ Override String toString() {
    return "[ " + a + ", " + b + ", " + c + ", " + d + ", " + e + ", " + f + " ]" ;
  }
}

// END VEC 5
////////////











/**
// External Methods VEC
///////////////////////
*/


// Addition
// return the resultat of vector addition
Vec2 add(Vec2 v_a, Vec2 v_b) {
    float x = v_a.x + v_b.x ;
    float y = v_a.y + v_b.y ;
    return new Vec2(x,y) ;
}
Vec3 add(Vec3 v_a, Vec3 v_b) {
    float x = v_a.x + v_b.x ;
    float y = v_a.y + v_b.y ;
    float z = v_a.z + v_b.z ;
    return new Vec3(x,y,z)  ;
}
Vec4 add(Vec4 v_a, Vec4 v_b) {
    float x = v_a.x + v_b.x ;
    float y = v_a.y + v_b.y ;
    float z = v_a.z + v_b.z ;
    float w = v_a.w + v_b.w ;
    return new Vec4(x,y,z, w)  ;
}


// Multiplication
// return the resultat of vector multiplication
Vec2 mult(Vec2 v_a, Vec2 v_b) {
    float x = v_a.x * v_b.x ;
    float y = v_a.y * v_b.y ;
    return new Vec2(x,y) ;
}
Vec3 mult(Vec3 v1, Vec3 v_b) {
    float x = v1.x * v_b.x ;
    float y = v1.y * v_b.y ;
    float z = v1.z * v_b.z ;
    return new Vec3(x,y,z)  ;
}
Vec4 mult(Vec4 v_a, Vec4 v_b) {
    float x = v_a.x * v_b.x ;
    float y = v_a.y * v_b.y ;
    float z = v_a.z * v_b.z ;
    float w = v_a.w * v_b.w ;
    return new Vec4(x,y,z, w)  ;
}


// Division
// return the resultat of vector addition
Vec2 div(Vec2 v_a, Vec2 v_b) {
    float x = v_a.x / v_b.x ;
    float y = v_a.y / v_b.y ;
    return new Vec2(x,y) ;
}
Vec3 div(Vec3 v1, Vec3 v_b) {
    float x = v1.x / v_b.x ;
    float y = v1.y / v_b.y ;
    float z = v1.z / v_b.z ;
    return new Vec3(x,y,z)  ;
}
Vec4 div(Vec4 v_a, Vec4 v_b) {
    float x = v_a.x / v_b.x ;
    float y = v_a.y / v_b.y ;
    float z = v_a.z / v_b.z ;
    float w = v_a.w / v_b.w ;
    return new Vec4(x,y,z, w)  ;
}


// Addition
// return the resultat of vector substraction
Vec2 sub(Vec2 v_a, Vec2 v_b) {
    float x = v_a.x - v_b.x ;
    float y = v_a.y - v_b.y ;
    return new Vec2(x,y) ;
}
Vec3 sub(Vec3 v_a, Vec3 v_b) {
    float x = v_a.x - v_b.x ;
    float y = v_a.y - v_b.y ;
    float z = v_a.z - v_b.z ;
    return new Vec3(x,y,z)  ;
}
Vec4 sub(Vec4 v_a, Vec4 v_b) {
    float x = v_a.x - v_b.x ;
    float y = v_a.y - v_b.y ;
    float z = v_a.z - v_b.z ;
    float w = v_a.w - v_b.w ;
    return new Vec4(x,y,z, w)  ;
}



Vec3 cross(Vec3 v1, Vec3 v2, Vec3 target) {
  float crossX = v1.y * v2.z - v2.y * v1.z;
  float crossY = v1.z * v2.x - v2.z * v1.x;
  float crossZ = v1.x * v2.y - v2.x * v1.y;

  if (target == null) {
    target = Vec3(crossX, crossY, crossZ);
  } else {
    target.set(crossX, crossY, crossZ);
  }
  return target;
}






// Compare Vector with or without area

// compare two vectors Vec without area
/*
@ return boolean
*/
// Vec method
// Vec2 compare
boolean compare(Vec2 v_a, Vec2 v_b) {
  return compare(Vec4(v_a.x,v_a.y,0,0),Vec4(v_b.x,v_b.y,0,0)) ;
}

// Vec3 compare
boolean compare(Vec3 v_a, Vec3 v_b) {
  return compare(Vec4(v_a.x, v_a.y, v_a.z, 0),Vec4(v_b.x, v_b.y, v_b.z, 0)) ;
}
// Vec4 compare
boolean compare(Vec4 v_a, Vec4 v_b) {
  if( v_a != null && v_b != null ) {
    if((v_a.x == v_b.x) && (v_a.y == v_b.y) && (v_a.z == v_b.z) && (v_a.w == v_b.w)) {
            return true ; 
    } else return false ;
  } else return false ;
}


/* 
compare if the first vector is in the area of the second vector, 
the area of the second vector is define by a Vec area, 
that give the possibility of different size for each component
*/
/*
@ return boolean
*/
// Vec method
// Vec2 compare with area
boolean compare(Vec2 v_a, Vec2 v_b, Vec2 area) {
  return compare(Vec4(v_a.x, v_a.y, 0, 0),Vec4(v_b.x, v_b.y, 0, 0),Vec4(area.x, area.y, 0, 0)) ;
}
// Vec3 compare with area
boolean compare(Vec3 v_a, Vec3 v_b, Vec3 area) {
  return compare(Vec4(v_a.x, v_a.y, v_a.z, 0),Vec4(v_b.x, v_b.y, v_b.z, 0),Vec4(area.x, area.y, area.z, 0)) ;
}
// Vec4 compare with area
boolean compare(Vec4 v_a, Vec4 v_b, Vec4 area) {
  if( v_a != null && v_b != null && area != null ) {
    if(    (v_a.x >= v_b.x -area.x && v_a.x <= v_b.x +area.x) 
        && (v_a.y >= v_b.y -area.y && v_a.y <= v_b.y +area.y) 
        && (v_a.z >= v_b.z -area.z && v_a.z <= v_b.z +area.z) 
        && (v_a.w >= v_b.w -area.w && v_a.w <= v_b.w +area.w)) {
            return true ; 
    } else return false ;
  } else return false ;
}



/* Map
return mapping vector
@return Vec2, Vec3 or Vec4
*/
Vec2 mapVec(Vec2 v,float minIn, float maxIn, float minOut, float maxOut) {
  float x = map(v.x, minIn, maxIn, minOut, maxOut) ;
  float y = map(v.y, minIn, maxIn, minOut, maxOut) ;
  return new Vec2(x,y) ;
}
Vec3 mapVec(Vec3 v,float minIn, float maxIn, float minOut, float maxOut) {
  float x = map(v.x, minIn, maxIn, minOut, maxOut) ;
  float y = map(v.y, minIn, maxIn, minOut, maxOut) ;
  float z = map(v.z, minIn, maxIn, minOut, maxOut) ;
  return new Vec3(x,y,z) ;
}
Vec4 mapVec(Vec4 v,float minIn, float maxIn, float minOut, float maxOut) {
  float x = map(v.x, minIn, maxIn, minOut, maxOut) ;
  float y = map(v.y, minIn, maxIn, minOut, maxOut) ;
  float z = map(v.z, minIn, maxIn, minOut, maxOut) ;
  float w = map(v.w, minIn, maxIn, minOut, maxOut) ;
  return new Vec4(x,y,z,w) ;
}


// Magnitude or Length Vector
/*
@return float
*/
// mag Vec2
float mag(Vec2 v_a) {
  float x = v_a.x*v_a.x ;
  float y = v_a.y *v_a.y ;
  return sqrt(x+y) ;
}

float mag(Vec2 v_a, Vec2 v_b) {
  // same result than dist
  float x = (v_b.x -v_a.x)*(v_b.x -v_a.x) ;
  float y = (v_b.y -v_a.y)*(v_b.y -v_a.y) ;
  return sqrt(x+y) ;
}
// mag Vec3
float mag(Vec3 v_a) {
  float x = v_a.x*v_a.x ;
  float y = v_a.y *v_a.y ;
  float z = v_a.z *v_a.z ;
  return sqrt(x+y+z) ;
}

float mag(Vec3 v_a, Vec3 v_b) {
  // same result than dist
  float x = (v_b.x -v_a.x)*(v_b.x -v_a.x) ;
  float y = (v_b.y -v_a.y)*(v_b.y -v_a.y) ;
  float z = (v_b.z -v_a.z)*(v_b.z -v_a.z) ;
  return sqrt(x+y+z) ;
}
// mag Vec4
float mag(Vec4 v_a) {
  float x = v_a.x*v_a.x ;
  float y = v_a.y *v_a.y ;
  float z = v_a.z *v_a.z ;
  float w = v_a.w *v_a.w ;
  return sqrt(x+y+z+w) ;
}

float mag(Vec4 v_a, Vec4 v_b) {
  // same result than dist
  float x = (v_b.x -v_a.x)*(v_b.x -v_a.x) ;
  float y = (v_b.y -v_a.y)*(v_b.y -v_a.y) ;
  float z = (v_b.z -v_a.z)*(v_b.z -v_a.z) ;
  float w = (v_b.w -v_a.w)*(v_b.w -v_a.w) ;
  return sqrt(x+y+z+w) ;
}



// Distance
/*
return float
return the distance beatwen two vectors
*/
float dist(Vec2 v_a, Vec2 v_b) {
    float dx = v_a.x - v_b.x;
    float dy = v_a.y - v_b.y;
    return (float) Math.sqrt(dx*dx + dy*dy);
}
float dist(Vec3 v_a, Vec3 v_b) {
    float dx = v_a.x - v_b.x;
    float dy = v_a.y - v_b.y;
    float dz = v_a.z - v_b.z;
    return (float) Math.sqrt(dx*dx + dy*dy + dz*dz);
}
float dist(Vec4 v_a, Vec4 v_b) {
    float dx = v_a.x - v_b.x;
    float dy = v_a.y - v_b.y;
    float dz = v_a.z - v_b.z;
    float dw = v_a.w - v_b.w;
    return (float) Math.sqrt(dx*dx + dy*dy + dz*dz + dw*dw);
}


// Middle
////////
/*
@ return Vec2, Vec3 or Vec4
return the middle between two Vector
*/
Vec2 middle(Vec2 p1, Vec2 p2)  {
  Vec2 middle ;
  middle = add(p1, p2);
  middle.div(2) ;
  return middle ;
}

Vec2 middle(Vec2 [] list)  {
  Vec2 middle = Vec2() ;
  for (int i = 0 ; i < list.length ; i++) {
    middle.add(list[i]);
  }
  middle.div(list.length) ;
  return middle ;
}

Vec3 middle(Vec3 p1, Vec3 p2)  {
  Vec3 middle ;
  middle = add(p1, p2);
  middle.div(2) ;
  return middle ;
}

Vec3 middle(Vec3 [] list)  {
  Vec3 middle = Vec3() ;
  for (int i = 0 ; i < list.length ; i++) {
    middle.add(list[i]);
  }
  middle.div(list.length) ;
  return middle ;
}

Vec4 middle(Vec4 p1, Vec4 p2)  {
  Vec4 middle ;
  middle = add(p1, p2);
  middle.div(2) ;
  return middle ;
}

Vec4 middle(Vec4 [] list)  {
  Vec4 middle = Vec4() ;
  for (int i = 0 ; i < list.length ; i++) {
    middle.add(list[i]);
  }
  middle.div(list.length) ;
  return middle ;
}






// Copy 
/*
@ return Vec3
Transform PVector in Vec
*/
Vec3 copyPVectorToVec(PVector p) {
  return new Vec3(p.x,p.y,p.z) ;
}



// JITTER
/////////
// Vec2
Vec2 jitterVec2(int range) {
  Vec2 jitter = Vec2() ;
  jitter.x = random(-range, range) ;
  jitter.y = random(-range, range) ;
  return jitter ;
}
Vec2 jitterVec2(int range_x, int range_y) {
  Vec2 jitter = Vec2() ;
  jitter.x = random(-range_x, range_x) ;
  jitter.y = random(-range_y, range_y) ;
  return jitter ;
}
// Vec3
Vec3 jitterVec3(int range) {
  Vec3 jitter = Vec3() ;
  jitter.x = random(-range, range) ;
  jitter.y = random(-range, range) ;
  jitter.z = random(-range, range) ;
  return jitter ;
}
Vec3 jitterVec3(int range_x, int range_y, int range_z) {
  Vec3 jitter = Vec3() ;
  jitter.x = random(-range_x, range_x) ;
  jitter.y = random(-range_y, range_y) ;
  jitter.z = random(-range_z, range_z) ;
  return jitter ;
}
// Vec4
Vec4 jitterVec4(int range) {
  Vec4 jitter = Vec4() ;
  jitter.x = random(-range, range) ;
  jitter.y = random(-range, range) ;
  jitter.z = random(-range, range) ;
  return jitter ;
}
Vec4 jitterVec4(int range_x, int range_y, int range_z, int range_w) {
  Vec4 jitter = Vec4() ;
  jitter.x = random(-range_x, range_x) ;
  jitter.y = random(-range_y, range_y) ;
  jitter.z = random(-range_z, range_z) ;
  jitter.w = random(-range_w, range_w) ;
  return jitter ;
}
// END JITTER
/////////////


// NORMALIZE DIRECTION
// VEC 2 from angle
///////////////////
Vec2 norm_rad(float angle) {
  float x = (float)Math.cos(angle) ;
  float y = (float)Math.sin(angle) ;
  return Vec2(x,y) ;
}

Vec2 norm_deg(float angle) {
  angle = radians(angle) ;
  float x = (float)Math.cos(angle) ;
  float y = (float)Math.sin(angle) ;
  return Vec2(x,y) ;
}


// normalize direction

Vec2 norm_dir(String type, float direction) {
  float x, y = 0 ;
  if(type.equals("DEG")) {
    float angle = TWO_PI/360.;
    direction = 360-direction;
    direction += 180;
    x = sin(angle *direction) ;
    y = cos(angle *direction);
  } else if (type.equals("RAD")) {
    x = sin(direction) ;
    y = cos(direction);
  } else {
    println("the type must be 'RAD' for radians or 'DEG' for degrees") ;
    x = 0 ;
    y = 0 ;
  }
  return new Vec2(x,y) ;
}
// END VEC FROM ANGLE
/////////////////////




/**
Return a new Vec
*/

// Vec 6
////////
Vec6 Vec6(float a, float b, float c, float d, float e, float f) {
  return new Vec6(a,b,c,d,e,f) ;
}

Vec6 Vec6(float v) {
  return new Vec6(v) ;
}

Vec6 Vec6() {
  return new Vec6(0.) ;
}

// Vec 5
////////
Vec5 Vec5(float a, float b, float c, float d, float e) {
  return new Vec5(a,b,c,d,e) ;
}

Vec5 Vec5(float v) {
  return new Vec5(v) ;
}

Vec5 Vec5() {
  return new Vec5(0.) ;
}

// Vec 4
////////
Vec4 Vec4(float x, float y, float z, float w) {
  return new Vec4(x,y,z,w) ;
}

Vec4 Vec4(float v) {
  return new Vec4(v) ;
}

Vec4 Vec4() {
  return new Vec4(0.) ;
}

// Vec 3
////////
Vec3 Vec3(float x, float y, float z) {
  return new Vec3(x,y,z) ;
}

Vec3 Vec3(float v) {
  return new Vec3(v) ;
}

Vec3 Vec3(PVector p) {
  return new Vec3(p.x, p.y, p.z) ;
}

Vec3 Vec3() {
  return new Vec3(0.) ;
}

// Vec 2
////////
Vec2 Vec2(float x, float y) { 
  return new Vec2(x,y) ;
}

Vec2 Vec2(float v) {
  return new Vec2(v) ;
}

Vec2 Vec2(PVector p) {
  return new Vec2(p.x, p.y) ;
}

Vec2 Vec2() {
  return new Vec2(0.) ;
}
// END CLASS VEC
///////////////


/**
// PROCESSING METHOD in VEC mode
*/

// display
void point(Vec2 p) {
  point(p.x, p.y) ;
}
void point(Vec3 p) {
  point(p.x, p.y, p.z) ;
}
void line(Vec2 a, Vec2 b){
  line(a.x, a.y, b.x,b.y) ;
}
void line(Vec3 a, Vec3 b){
  line(a.x, a.y, a.z, b.x,b.y, b.z) ;
}
void vertex(Vec2 a){
  vertex(a.x, a.y) ;
}
void vertex(Vec3 a){
  vertex(a.x, a.y, a.z) ;
}



// color
void fill(Vec3 c) {
  fill(c.r,c.g,c.b) ;
}
void fill(Vec4 c) {
  if( c.a > 0) fill(c.r,c.g,c.b,c.a) ; else noFill() ;
}

void stroke(Vec3 c) {
  stroke(c.r,c.g,c.b) ;
}
void stroke(Vec4 c) {
  if(c.a > 0) stroke(c.r,c.g,c.b,c.a) ; else noStroke() ;
}



// TRANSLATE and ROTATE Matrix method

// position
void translate(Vec3 t){
  translate(t.x, t.y, t.z) ;
}
void translate(Vec2 t){
  translate(t.x, t.y) ;
}

void rotateXY(Vec2 rot) {
  rotateX(rot.x) ;
  rotateY(rot.y) ;
}

void rotateXZ(Vec2 rot) {
  rotateX(rot.x) ;
  rotateZ(rot.y) ;
}

void rotateYZ(Vec2 rot) {
  rotateY(rot.x) ;
  rotateZ(rot.y) ;
}
void rotateXYZ(Vec3 rot) {
  rotateX(rot.x) ;
  rotateY(rot.y) ;
  rotateZ(rot.z) ;
}


void matrix_3D_start(Vec3 pos, Vec3 dir_cart) {
  Vec3 dir = dir_cart.copy() ;
  pushMatrix() ;
  translate(pos) ;
  float radius = sqrt(dir.x * dir.x + dir.y * dir.y + dir.z * dir.z);
  float longitude = acos(dir.x / sqrt(dir.x * dir.x + dir.y * dir.y)) * (dir.y < 0 ? -1 : 1);
  float latitude = acos(dir.z / radius) * (dir.z < 0 ? -1 : 1);
  // check NaN result
  if (Float.isNaN(longitude)) longitude = 0 ;
  if (Float.isNaN(latitude)) latitude = 0 ;
  if (Float.isNaN(radius)) radius = 0 ;
  rotateX(latitude) ;
  rotateY(longitude) ;
}

void matrix_3D_start(Vec3 pos, Vec2 dir_polar) {
  pushMatrix() ;
  translate(pos) ;
  rotateXY(dir_polar) ;
}

void matrix_2D_start(Vec2 pos, float orientation) {
  pushMatrix() ;
  translate(pos) ;
  rotate(orientation) ;
}

void matrix_end() {
  popMatrix() ;
}

void matrix_start() {
  pushMatrix() ;
}
// ── forme.pde
Vec2 [] points ;
void forme_build(){
  int num = 10;
  points = new Vec2[num] ;
  for(int i = 0 ; i < num ; i++){
    points[i] = new Vec2("RANDOM", 1);
  }
}

void forme_display(Vec2 pos, int size){
  beginShape();
  for(int i = 0 ; i < points.length ; i++){
    Vec2 ref = points[i].copy() ;
    ref.mult(size) ;
    ref.add(pos);
    vertex(ref);
  }
  endShape();
}
